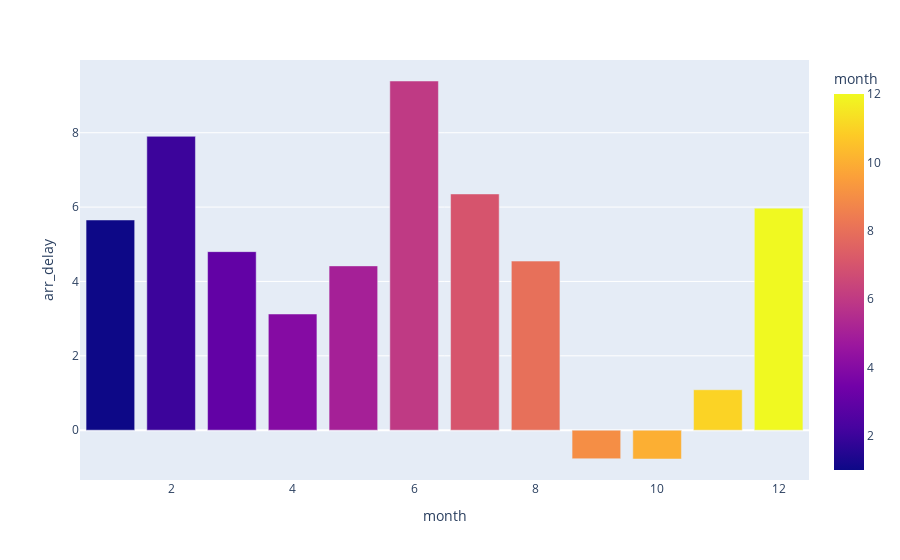

The code cell stored with this chart in its notebook:
### Code cell
fig = px.bar(df, x ='month', y='arr_delay', color='month')
fig.show()

### Figure 1 — Plotly figure (JSON) as saved in the notebook; plotly's stock layout.template omitted (floating-point values rounded to 4 significant figures)
{"data": [{"alignmentgroup": "True", "hovertemplate": "month=%{marker.color}<br>arr_delay=%{y}<extra></extra>", "legendgroup": "", "marker": {"color": [1, 2, 3, 4, 5, 6, 7, 8, 9, 10, 11, 12], "coloraxis": "coloraxis"}, "name": "", "offsetgroup": "", "orientation": "v", "showlegend": false, "textposition": "auto", "type": "bar", "x": [1, 2, 3, 4, 5, 6, 7, 8, 9, 10, 11, 12], "xaxis": "x", "y": ["5.6533274605930615", "7.903148015685324", "4.801888513459922", "3.1247219937710113", "4.4186718927630775", "9.391036263363347", "6.353538767624703", "4.547990739144742", "-0.7679300391873465", "-0.7751133874301934", "1.0875992580752694", "5.971955011163742"], "yaxis": "y"}], "layout": {"barmode": "relative", "coloraxis": {"colorbar": {"title": {"text": "month"}}, "colorscale": [[0, "#0d0887"], [0.1111, "#46039f"], [0.2222, "#7201a8"], [0.3333, "#9c179e"], [0.4444, "#bd3786"], [0.5556, "#d8576b"], [0.6667, "#ed7953"], [0.7778, "#fb9f3a"], [0.8889, "#fdca26"], [1, "#f0f921"]]}, "legend": {"tracegroupgap": 0}, "margin": {"t": 60}, "xaxis": {"anchor": "y", "domain": [0, 1], "title": {"text": "month"}}, "yaxis": {"anchor": "x", "domain": [0, 1], "title": {"text": "arr_delay"}}}}
